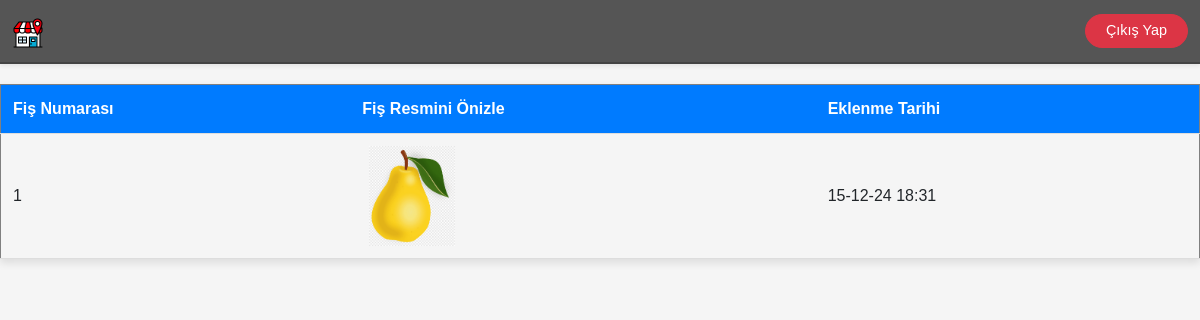
The app's page /fisler/goruntule/, older data.
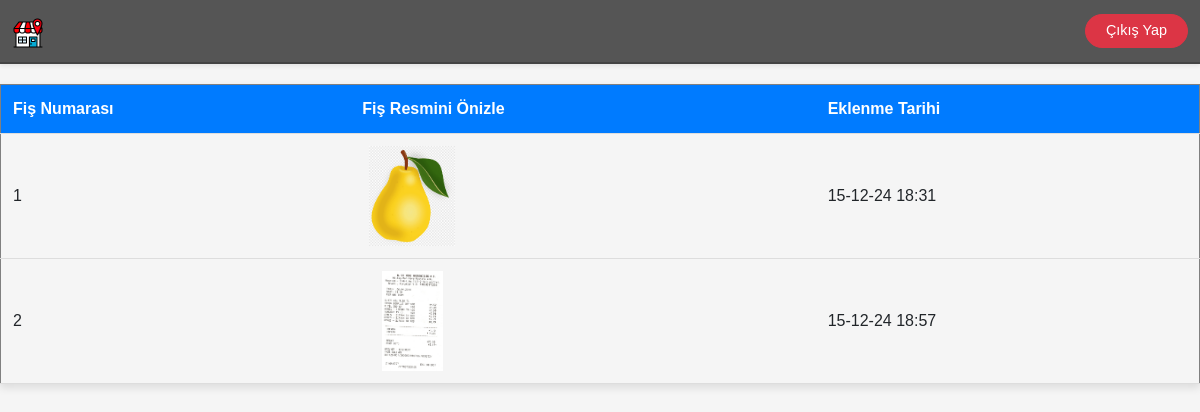
The same page, newer data.
### anasayfa/models.py (models this page shows, shortened)
class Receipts(models.Model):
    id = models.AutoField(primary_key=True)
    image = models.ImageField(upload_to='receipt_images/')
    uploaded_at = models.DateTimeField(auto_now_add=True)

### receipts/views.py (the view)
# urls.py: path('goruntule/', views.show_receipts, name="fisleri_goruntule")
def show_receipts(request):
    receipt_list = Receipts.objects.all()
    return render(request, "receipts/goruntule.html", {'receipt_list': receipt_list})

### receipts/templates/receipts/goruntule.html (shortened to what this page needs)
{% extends "base.html" %}
{% block content %}
{% load static %}
<table border="1">
    <thead>
        <tr>
            <th>Fiş Numarası</th>
            <th>Fiş Resmini Önizle</th>
            <th>Eklenme Tarihi</th>
        </tr>
    </thead>
    <tbody>
        {% for receipt in receipt_list %}
        <tr>
            <td>{{ receipt.id }}</td>
            <td>
                <img src="../../media/{{receipt.image}}" alt="Fiş Resmi" class="preview-icon" data-image="{{ receipt.image }}">
            </td>
            <td>{{ receipt.uploaded_at|date:"d-m-y H:i"}}</td>
        </tr>
        {% empty %}
            <tr>
                <td colspan="3">Fiş bulunamadı.</td>
            </tr>
        {% endfor %}
    </tbody>
</table>
{% endblock content %}

Row changes from the older to the newer data that the page shows:
added Receipts: id "2", image (picture), uploaded_at "15-12-24 18:57"
